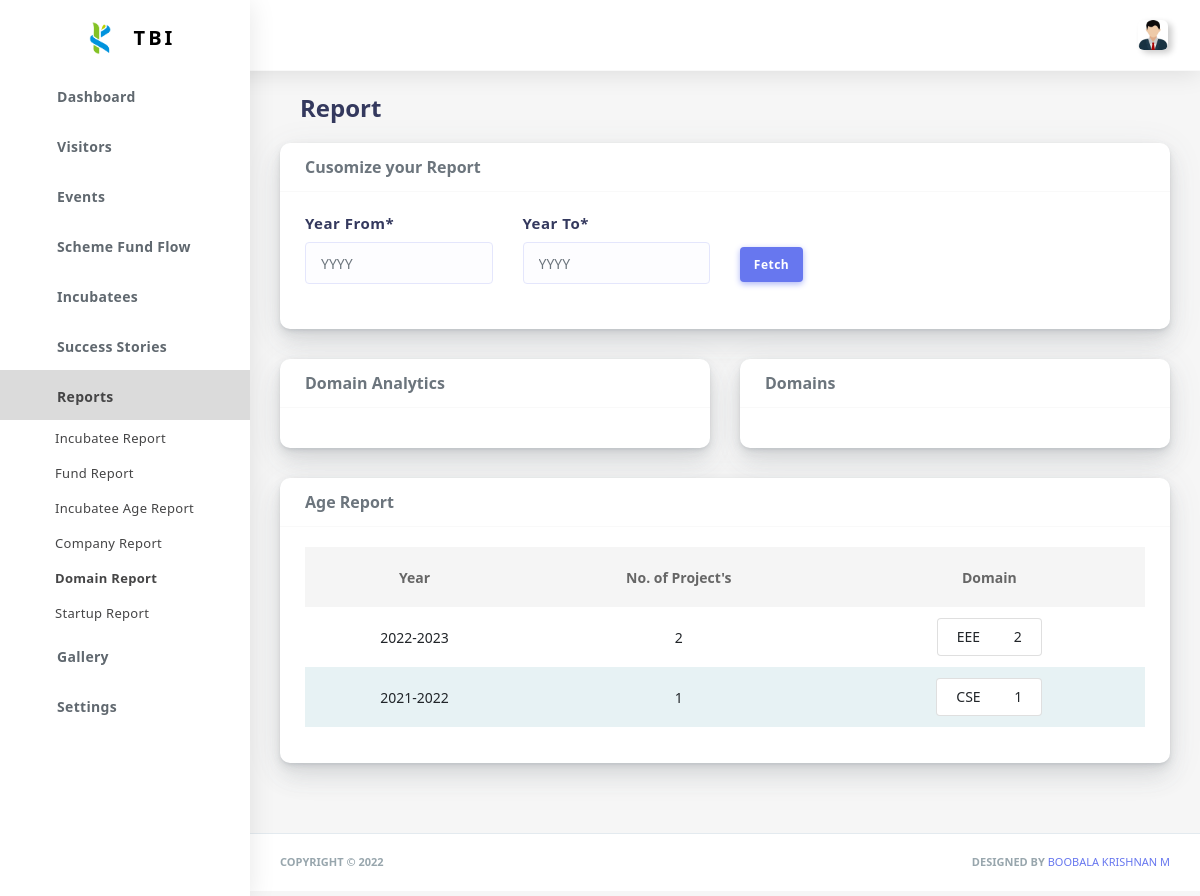
The page /reportDomain/ (signed in) on the database its author committed.
### Users/models.py (models this page shows, shortened)
class FinancialYear(models.Model):
    financialYear = models.CharField(
        max_length=12,
        validators=[
            RegexValidator(
                regex='^[0-9-]*$',
                message='Financial Year must be in the format YYYY-YYYY',
                code='invalid_username'
            ),
        ],
        verbose_name='Financial Year',
        primary_key=True,
    )

### Users/views.py (the view, shortened to what this page needs)
# urls.py: path('reportDomain/',views.reportDomain,name = 'reportDomain'),
@login_required(login_url='/login/')
def reportDomain(request):
    report = FinancialYear.objects.all().values().order_by("-financialYear")
    chart = {}
    fromYear =  None
    toYear =  None
    for i in report:
        project = Project.objects.filter(financialYear = i['financialYear'])
        i['domains'] = project.values('domain').annotate(count = Count('domain'))
        i['total'] = project.values('incubatee').distinct().count()
    chart['column'] = Project.objects.filter(financialYear__in = report).values('domain').distinct().annotate(count = Count('domain'))
    chart['values'] = 0
    return render(request, 'domainReport.html', {
        "report":report,
        "chart":chart,
        "from":fromYear,
        "to":toYear,
    })

### Front End/Templates/Reports/domainReport.html (shortened to what this page needs)
{% extends "body.html" %}
{% load crispy_forms_tags %}
{% load static %}
{% block content %}
<div class="main-content">
    <section class="section">
    <div class="section-header">
        <div class="col">
            <h1>Report</h1>
        </div>
    </div>
    <div class="row">
        <div class="col-lg-12 col-md-12 col-sm-12 col-xs-12 col-12">
            <div class="card">
                <div class="card-header">
                    <h4>Cusomize your Report</h4>
                </div>
                <div class="card-body">
                    <form action="{% url 'reportDomain' %}" class="row" method="post">
                        <div class="col-3">
                            <div class="form-group">
                                <div id="" class="form-group">
                                    <label for="id_startAge" class=" requiredField">
                                        Year From<span class="asteriskField">*</span>
                                    </label>
                                    <div class="">
                                        <input type="number" placeholder="YYYY" name="startYear" class="form-control" min=2005 max=2100 required="" id="id_startYear" value="{{ from }}">
                                    </div>
                                </div>
                            </div>
                        </div>
                        <div class="col-3">
                            <div class="form-group">
                                <div id="" class="form-group">
                                    <label for="id_endYear" class=" requiredField">
                                        Year To<span class="asteriskField">*</span>
                                    </label>
                                    <div class="">
                                        <input type="number" placeholder="YYYY" name="toYear" class="form-control" min=2005 max=2100 required id="id_endYear" value="{{ to }}">
                                    </div>
                                </div>
                            </div>
                        </div>
                        <div class="col-1">
                            <div class="form-group">
                                <div id="" class="form-group">
                                    <div class="">
                                        <input type="submit" value="Fetch" class="btn btn-primary m-t-35">
                                    </div>
                                </div>
                            </div>
                        </div>
                    </form>
                </div>
            </div>
        </div>
        <div class="col-lg-6 col-md-6 col-sm-12 col-xs-12 col-6">
            <div class="card">
                <div class="card-header">
                    <h4>Domain Analytics</h4>
                </div>
                <div class="card-body">
                </div>
            </div>
        </div>
        <div class="col-lg-6 col-md-6 col-sm-12 col-xs-12 col-6">
            <div class="card">
              <div class="card-header">
                <h4>Domains</h4>
              </div>
              <div class="card-body">
              </div>
            </div>
        </div>
        <div class="col-12 col-sm-12 col-lg-12">
            <div class="card">
                <div class="card-header">
                <h4>Age Report</h4>
                </div>
                <div class="card-body">
                <div class="table-responsive table-invoice">
                    <table class="table table-striped text-center">
                        <thead>
                            <tr>
                                <th>Year</th>
                                <th>No. of Project's</th>
                                <th>Domain</th>
                            </tr>
                        </thead>
                    {% for i in report %}
                    <tr>
                        <td>{{ i.financialYear }}</td>
                        <td class="text-center">{{ i.total }}</td>
                        <td class="pt-2 pb-2">
                            <div class="d-flex justify-content-center">
                                <ul class="list-group">
                                    {% for j in i.domains %}
                                    {% if j != 0  %}
                                    <li class="list-group-item p-1">
                                        <span class="col text-end">
                                            {{ j.domain }}
                                        </span>
                                        <span class="col text-start">
                                            {{ j.count }}
                                        </span>
                                    </li>
                                    {% endif %}
                                    {% empty %}
                                    <div>No Projects Available</div>
                                    {% endfor %}
                                </ul>
                            </div>
                        </td>
                    </tr>
                    {% endfor %}
                    </table>
                </div>
                </div>
            </div>
        </div>
    </div>
    </section>
</div>
{% endblock content %}

### rows shown on the page
FinancialYear: financialYear "2022-2023", total "2", domain "EEE", count "2"
FinancialYear: financialYear "2021-2022", total "1", domain "CSE", count "1"
